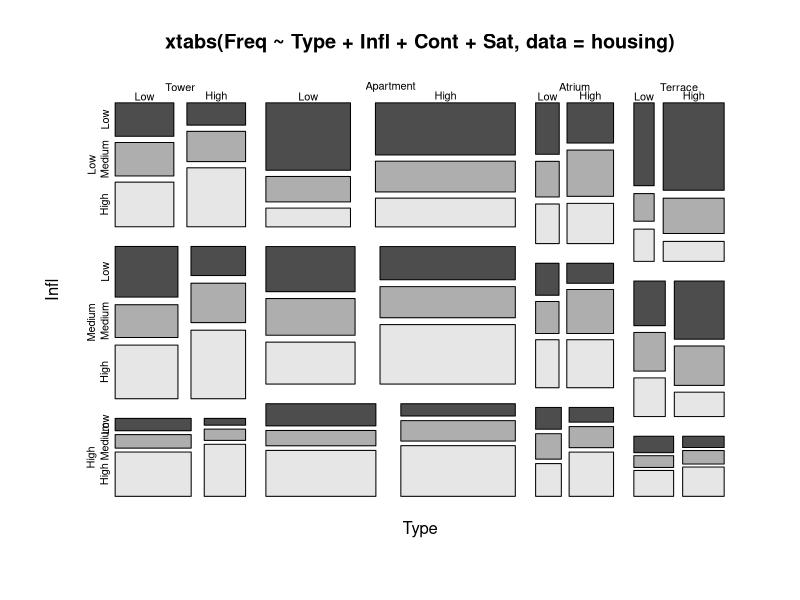
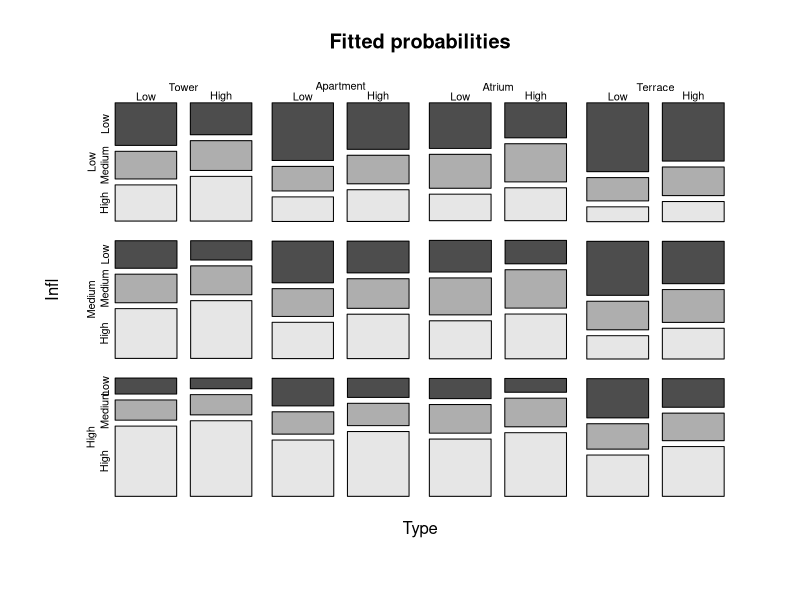

Write R code to recreate these figures, in order.
#####-------------------------------------------------------
##### Business Analytics 
##### Dr. Jiun-Yu Yu
##### Department of Business Administration
##### National Taiwan University
##### Lecture 14, 24 Dec 2019
#####-------------------------------------------------------

#### Example: SUV ------------------------------------------------------------
suv.dat <- read.csv('d1091-14_suv.csv')
names(suv.dat)
table(suv.dat[,c(1,4)])

chisq.test(table(suv.dat[,c(1,4)]))

attach(suv.dat)
summary(suv.dat)
ind <- vehicle.age + 6*passengers + 100*(make=='Ford')
tab <- t(table(cause,ind))
tab <- as.data.frame(cbind(tab[,1],tab[,2]), rownames=row.names(tab))
id <- as.numeric(row.names(tab))
tab$make <- id %/% 100	# quotient
id <- id %% 100		# remainder
tab$passengers <- id %/% 6
tab$vehicle.age <- id %% 6
names(tab)[1:2] <- c('Other','Tyre')
detach()
tab				# data ready for regression analysis

	options(contrasts=c('contr.treatment','contr.poly'))

suv.lg <- glm(cbind(Tyre,Other) ~ vehicle.age + passengers + make, 
	data=tab, family=binomial)
summary(suv.lg, cor=F)	# you can try 'cor=T' to see the difference
exp(coef(suv.lg)[4])

suv.lg.q <- glm(cbind(Tyre,Other)~ vehicle.age + passengers + make + I(vehicle.age^2), 
	data=tab, family=binomial)
summary(suv.lg.q, cor=F)

anova(suv.lg, suv.lg.q, test="Chisq")	# p-value = 0.04188 < 0.05


suv.lg.qi <- glm(cbind(Tyre,Other)~ vehicle.age + passengers * make + I(vehicle.age^2), 
	data=tab, family=binomial)
summary(suv.lg.qi, cor=F)

anova(suv.lg.q, suv.lg.qi, test="Chisq")	# p-value = 0.0219 < 0.05


####
# consider passengers and vehicle.age as factors --> group further
tab.gr <- tab
tab.gr$vehicle.age[tab$vehicle.age<1] <- 1
tab.gr$vehicle.age[tab$vehicle.age>3] <- '4+'
tab.gr$passengers[tab$passengers>3] <- '4+'

suv.lg.f <- glm(cbind(Tyre,Other) ~ factor(vehicle.age) + factor(passengers) + make, 
	data=tab.gr, family=binomial)
summary(suv.lg.f, cor=F)

	# par(mfrow=c(2,2));   plot(fit.f)


library(MASS)
dropterm(suv.lg.f, test='Chisq')

	# All the terms are significant, and the fit is good, unlike:

	suv.lg.m <- glm(cbind(Tyre, Other) ~ make, data=tab, family=binomial)
	summary(suv.lg.m)



#### Example: Copenhagen Housing Satisfaction --------------------------------
library(MASS)
housing
summary(housing)
class(housing$Sat)

## Slide p. 14-10
xtabs(Freq~Type+Infl+Cont+Sat, data=housing)
ftable(xtabs(Freq~Type+Infl+Cont+Sat, data=housing), row.vars=1:2)
#	ftable(xtabs(Freq~Type+Infl+Cont+Sat, data=housing), row.vars=c(1,3))


## Mosaic Plot
mosaicplot(xtabs(Freq~Type+Infl+Cont+Sat, data=housing), color=TRUE)

# See the difference! Mosaic Plot: Layout as Table 14.1:
#	mosaicplot(xtabs(Freq~Cont+Type+Sat+Infl, data=housing), color=TRUE)


## Poisson log-linear model fitting~
house.glm0 <- glm(Freq~Infl*Type*Cont+Sat, family = poisson, data = housing)
summary(house.glm0)

addterm(house.glm0, ~. + Sat:(Infl+Type+Cont), test = 'Chisq')

house.glm1 <- update(house.glm0, .~. + Sat:(Infl+Type+Cont))
summary(house.glm1, cor = F)

dropterm(house.glm1, test = 'Chisq')	
	# No term to be dropped...

addterm(house.glm1, ~. + Sat:(Infl+Type+Cont)^2, test = 'Chisq')
	# No term to be added...

## Probability Estimation
hnames <- lapply(housing[,-5], levels) # omit Freq
house.pm <- predict(house.glm1, expand.grid(hnames), type='response') # poisson means
house.pm <- matrix(house.pm, ncol=3, byrow=T, dimnames=list(NULL, hnames[[1]]))
house.pr <- house.pm/apply(house.pm, 1, sum)
cbind(expand.grid(hnames[-1]), prob = round(house.pr, 2))

house.fp <- cbind(expand.grid(hnames[c(2:4,1)]), Prob=as.vector(round(house.pr, 2)))

ftable(xtabs(Prob~Type+Infl+Cont+Sat, data=house.fp), row.vars=1:2)

   mosaicplot(xtabs(Prob~Type+Infl+Cont+Sat, data=house.fp), color=TRUE, 
		  main="Fitted probabilities")

anova(house.glm1)

	# par(mfrow=c(2,2));   plot(house.glm1)



